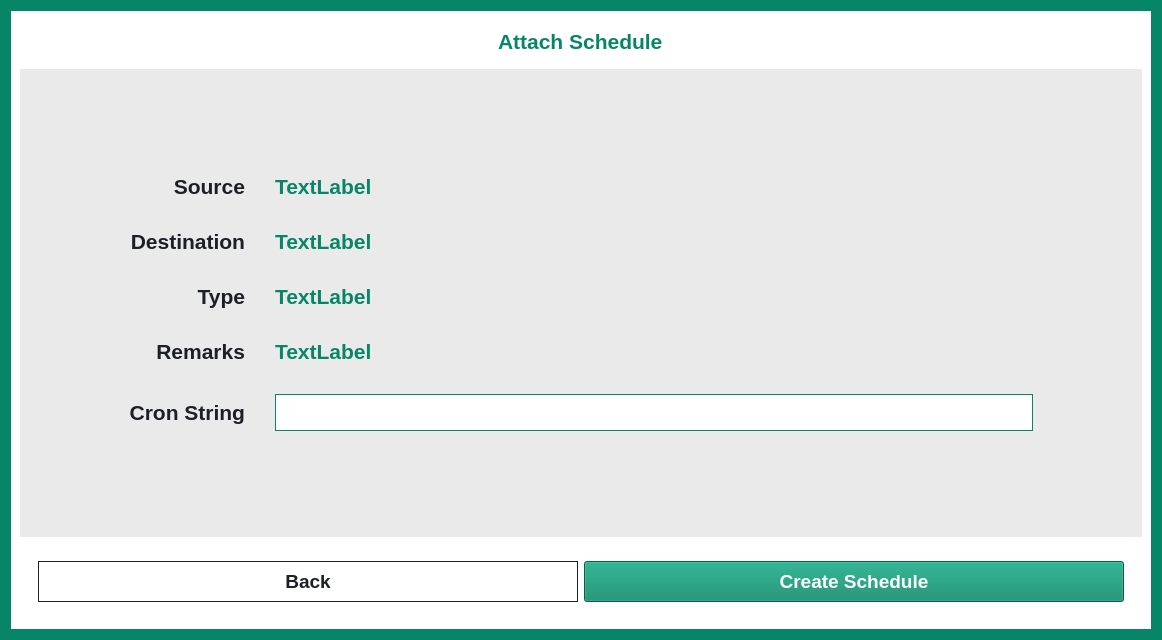
<?xml version="1.0" encoding="UTF-8"?>
<ui version="4.0">
 <class>AttachScheduleDialog</class>
 <widget class="QDialog" name="AttachScheduleDialog">
  <property name="geometry">
   <rect>
    <x>0</x>
    <y>0</y>
    <width>1162</width>
    <height>640</height>
   </rect>
  </property>
  <property name="sizePolicy">
   <sizepolicy hsizetype="Fixed" vsizetype="Fixed">
    <horstretch>0</horstretch>
    <verstretch>0</verstretch>
   </sizepolicy>
  </property>
  <property name="windowTitle">
   <string>Schedule Backup</string>
  </property>
  <property name="styleSheet">
   <string notr="true">QDialog#AttachScheduleDialog {
	background-color: rgb(6, 134, 103);
}

QFrame {
	background: white;
}

QPushButton {
	padding: 16px 32px;
	font-size: 32px;
	font-weight: 500;
	qproperty-iconSize: 36px 36px;
	background-color: rgb(6, 134, 103);
	color: white;
	text-align: left;
}

QRadioButton {
	padding: 32px;
	font-size: 24px;
	font-weight: 500;
	background-color: white;
	color: rgb(29, 31, 39);
	border: 1px solid rgb(29, 31, 39);
}

QRadioButton::indicator {
	width: 0;
	height: 0;
}

QRadioButton:hover {
	background-color: rgb(234, 234, 234);
}

QRadioButton:checked {
	color: white;
	background-color: rgb(6, 134, 103);
	border: none;
}

QProgressBar {
    border: 1px solid rgb(29, 31, 39);
    height: 20px;
    text-align: center;
    font-weight: bold;
}

QProgressBar::chunk {
    background-color: rgb(6, 134, 103);
}

QLabel {
    color: rgb(29, 31, 39);
    font-weight: bold;
}</string>
  </property>
  <layout class="QGridLayout" name="gridLayout">
   <item row="0" column="0">
    <widget class="QFrame" name="frame">
     <property name="styleSheet">
      <string notr="true">* {
	font-family: &quot;Ubuntu Sans&quot;;
}

QFrame{
	border: none;
}</string>
     </property>
     <property name="frameShape">
      <enum>QFrame::StyledPanel</enum>
     </property>
     <property name="frameShadow">
      <enum>QFrame::Raised</enum>
     </property>
     <layout class="QVBoxLayout" name="verticalLayout">
      <item>
       <widget class="QFrame" name="frame_3">
        <property name="sizePolicy">
         <sizepolicy hsizetype="Expanding" vsizetype="Fixed">
          <horstretch>0</horstretch>
          <verstretch>0</verstretch>
         </sizepolicy>
        </property>
        <property name="styleSheet">
         <string notr="true">QLabel {
	font-size: 16pt;
	color: rgb(6, 134, 103);
}</string>
        </property>
        <property name="frameShape">
         <enum>QFrame::StyledPanel</enum>
        </property>
        <property name="frameShadow">
         <enum>QFrame::Raised</enum>
        </property>
        <layout class="QVBoxLayout" name="verticalLayout_2">
         <item alignment="Qt::AlignHCenter">
          <widget class="QLabel" name="label_10">
           <property name="text">
            <string>Attach Schedule</string>
           </property>
          </widget>
         </item>
        </layout>
       </widget>
      </item>
      <item>
       <widget class="QFrame" name="frame_5">
        <property name="styleSheet">
         <string notr="true">QFrame {
	background: rgb(234, 234, 234);
}

QLabel {
	background-color: rgb(234, 234, 234);
	font-weight: 500;
	font-size: 16pt;
}

QLineEdit {
	color: rgb(6, 134, 103);
	font-weight: 700;
	font-size: 16pt;
	padding: 4px;
	border: 1px solid rgb(6, 134, 103);
}

QRadioButton {
	padding: 0px auto;
	font-size: 16pt;
	font-weight: 500;
	background-color: white;
	color: rgb(29, 31, 39);
	border: 1px solid rgb(29, 31, 39);
}

QRadioButton::indicator {
	width: 0;
	height: 0;
}

QRadioButton:hover {
	background-color: rgb(234, 234, 234);
}

QRadioButton:checked {
	color: white;
	background-color: rgb(6, 134, 103);
	border: none;
}

#remarksLabel, #sourceLabel, #destLabel, #typeLabel{
	color:rgb(6, 134, 103);
}
</string>
        </property>
        <property name="frameShape">
         <enum>QFrame::StyledPanel</enum>
        </property>
        <property name="frameShadow">
         <enum>QFrame::Raised</enum>
        </property>
        <layout class="QGridLayout" name="gridLayout_3">
         <item row="0" column="0">
          <layout class="QGridLayout" name="gridLayout_2">
           <property name="leftMargin">
            <number>100</number>
           </property>
           <property name="topMargin">
            <number>9</number>
           </property>
           <property name="rightMargin">
            <number>100</number>
           </property>
           <property name="bottomMargin">
            <number>9</number>
           </property>
           <property name="spacing">
            <number>30</number>
           </property>
           <item row="0" column="1">
            <widget class="QLabel" name="sourceLabel">
             <property name="sizePolicy">
              <sizepolicy hsizetype="Preferred" vsizetype="Fixed">
               <horstretch>0</horstretch>
               <verstretch>0</verstretch>
              </sizepolicy>
             </property>
             <property name="text">
              <string>TextLabel</string>
             </property>
             <property name="alignment">
              <set>Qt::AlignLeading|Qt::AlignLeft|Qt::AlignVCenter</set>
             </property>
            </widget>
           </item>
           <item row="4" column="1">
            <widget class="QLineEdit" name="scheduleInput">
             <property name="sizePolicy">
              <sizepolicy hsizetype="Expanding" vsizetype="Fixed">
               <horstretch>0</horstretch>
               <verstretch>0</verstretch>
              </sizepolicy>
             </property>
             <property name="readOnly">
              <bool>false</bool>
             </property>
            </widget>
           </item>
           <item row="1" column="1">
            <widget class="QLabel" name="destLabel">
             <property name="sizePolicy">
              <sizepolicy hsizetype="Preferred" vsizetype="Fixed">
               <horstretch>0</horstretch>
               <verstretch>0</verstretch>
              </sizepolicy>
             </property>
             <property name="text">
              <string>TextLabel</string>
             </property>
             <property name="alignment">
              <set>Qt::AlignLeading|Qt::AlignLeft|Qt::AlignVCenter</set>
             </property>
            </widget>
           </item>
           <item row="3" column="0">
            <widget class="QLabel" name="label_4">
             <property name="text">
              <string>Remarks</string>
             </property>
             <property name="alignment">
              <set>Qt::AlignRight|Qt::AlignTrailing|Qt::AlignVCenter</set>
             </property>
            </widget>
           </item>
           <item row="0" column="0">
            <widget class="QLabel" name="label">
             <property name="text">
              <string>Source</string>
             </property>
             <property name="alignment">
              <set>Qt::AlignRight|Qt::AlignTrailing|Qt::AlignVCenter</set>
             </property>
            </widget>
           </item>
           <item row="2" column="1">
            <widget class="QLabel" name="typeLabel">
             <property name="sizePolicy">
              <sizepolicy hsizetype="Preferred" vsizetype="Fixed">
               <horstretch>0</horstretch>
               <verstretch>0</verstretch>
              </sizepolicy>
             </property>
             <property name="text">
              <string>TextLabel</string>
             </property>
             <property name="alignment">
              <set>Qt::AlignLeading|Qt::AlignLeft|Qt::AlignVCenter</set>
             </property>
            </widget>
           </item>
           <item row="2" column="0">
            <widget class="QLabel" name="label_3">
             <property name="text">
              <string>Type</string>
             </property>
             <property name="alignment">
              <set>Qt::AlignRight|Qt::AlignTrailing|Qt::AlignVCenter</set>
             </property>
            </widget>
           </item>
           <item row="3" column="1">
            <widget class="QLabel" name="remarksLabel">
             <property name="sizePolicy">
              <sizepolicy hsizetype="Preferred" vsizetype="Fixed">
               <horstretch>0</horstretch>
               <verstretch>0</verstretch>
              </sizepolicy>
             </property>
             <property name="text">
              <string>TextLabel</string>
             </property>
             <property name="alignment">
              <set>Qt::AlignLeading|Qt::AlignLeft|Qt::AlignVCenter</set>
             </property>
            </widget>
           </item>
           <item row="1" column="0">
            <widget class="QLabel" name="label_2">
             <property name="text">
              <string>Destination</string>
             </property>
             <property name="alignment">
              <set>Qt::AlignRight|Qt::AlignTrailing|Qt::AlignVCenter</set>
             </property>
            </widget>
           </item>
           <item row="4" column="0" alignment="Qt::AlignRight">
            <widget class="QLabel" name="label_5">
             <property name="text">
              <string>Cron String</string>
             </property>
             <property name="alignment">
              <set>Qt::AlignRight|Qt::AlignTrailing|Qt::AlignVCenter</set>
             </property>
            </widget>
           </item>
          </layout>
         </item>
        </layout>
       </widget>
      </item>
      <item>
       <widget class="QFrame" name="frame_2">
        <property name="sizePolicy">
         <sizepolicy hsizetype="Preferred" vsizetype="Fixed">
          <horstretch>0</horstretch>
          <verstretch>0</verstretch>
         </sizepolicy>
        </property>
        <property name="styleSheet">
         <string notr="true">QPushButton {
	font-size: 14pt;
	padding: 8px;
	text-align: center;
}

QPushButton#backButton {
	background: white;
	color: rgb(29, 31, 39);
	border: 1px solid rgb(29, 31, 39);
}

QPushButton#backButton:hover {
	background: rgb(234, 234, 234);
}

QPushButton#backButton:disabled {
	background: lightgrey;
	color: darkgrey;
	border: none;
}

QPushButton#nextButton:disabled {
	background: grey;
}</string>
        </property>
        <property name="frameShape">
         <enum>QFrame::StyledPanel</enum>
        </property>
        <property name="frameShadow">
         <enum>QFrame::Raised</enum>
        </property>
        <layout class="QHBoxLayout" name="horizontalLayout">
         <item>
          <widget class="QFrame" name="frame_4">
           <property name="styleSheet">
            <string notr="true">QPushButton {
	font-size: 14pt;
	padding: 8px;
	text-align: center;
}

QPushButton#backButton {
	background: white;
	color: rgb(29, 31, 39);
	border: 1px solid rgb(29, 31, 39);
}

QPushButton#backButton:hover {
	background: rgb(234, 234, 234);
}

QPushButton#backButton:disabled {
	background: lightgrey;
	color: darkgrey;
	border: none;
}

QPushButton#nextButton:disabled {
	background: grey;
}</string>
           </property>
           <property name="frameShape">
            <enum>QFrame::NoFrame</enum>
           </property>
           <property name="frameShadow">
            <enum>QFrame::Raised</enum>
           </property>
           <layout class="QHBoxLayout" name="horizontalLayout_3">
            <item>
             <widget class="QPushButton" name="backButton">
              <property name="enabled">
               <bool>true</bool>
              </property>
              <property name="text">
               <string>Back</string>
              </property>
             </widget>
            </item>
            <item>
             <widget class="QPushButton" name="nextButton">
              <property name="enabled">
               <bool>true</bool>
              </property>
              <property name="text">
               <string>Create Schedule</string>
              </property>
             </widget>
            </item>
           </layout>
          </widget>
         </item>
        </layout>
       </widget>
      </item>
     </layout>
    </widget>
   </item>
  </layout>
 </widget>
 <resources/>
 <connections/>
</ui>
